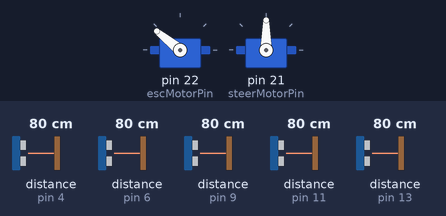
This sketch was run on a simulated Arduino Mega 2560, built with avr-gcc and run on an emulated ATmega2560. Shown: 2 × servo. Wiring (inferred from the names in the program): 5 × ultrasonic range finder: trigger pin 3, echo pin 4 / trigger pin 5, echo pin 6 / trigger pin 8, echo pin 9 / trigger pin 10, echo pin 11 / trigger pin 12, echo pin 13. The inputs (shaded band) are chosen by the test bench; at power-on: distance to the obstacle (sensors on pin 4, pin 6, pin 9, pin 11, pin 13) 80 cm. The echo pulse lasts 58.3 µs per cm.

Above: at 0.1 s.
Timing chart, 0 to 1.6 s (numbered marks = the images above):
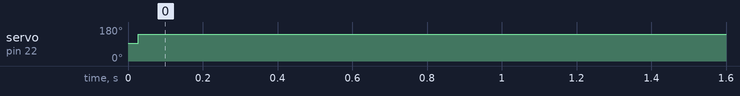

Measured:
- by itself, servo on pin 22 (escMotorPin): 93° → 141° at 0.03 s

The sketch:

MAX_0.6.ino
```cpp
//Marley Hayward
//30/10/23
//MAX Guide Dog V 0.1
//A program to automate the dog movement and object avoidance

//Include statements.
#include <Servo.h>
//Defining the pins and explanation.

/*
Power: 5v from Mbed to breadboard.
Ground: Ground from Mbed to other side of breadboard.

Esc Motor (Drive Motor):
GPIO Pin = 22.

Servo Motor (Steer Motor):
GPIO Pin = 21;

Accelerometer:

I2C Display:

Ultrasonic Sensor One (FL) (Front-Left Sensor):
5v = breadboard.
Ground = breadboard.
Trig = GPIO Pin 3
Echo = GPIO Pin 4

Ultrasonic Sensor Two (FM) (Front-Middle Sensor):
5v = breadboard.
Ground = breadboard.
Trig = GPIO Pin 5
Echo = GPIO Pin 6

Ultrasonic Sensor Three (FR) (Front-Right Sensor):
5v = breadboard.
Ground = breadboard.
Trig = GPIO Pin 8
Echo = GPIO Pin 9


Ultrasonic Sensor Five (RL) (Rear-Left Sensor):
5v = breadboard.
Ground = breadboard.
Trig = GPIO Pin 10
Echo = GPIO Pin 11

Ultrasonic Sensor Four (RR) (Rear-Right Sensor):
5v = breadboard.
Ground = breadboard.
Trig = GPIO Pin 12
Echo = GPIO Pin 13

Other variables used to track
pitpin (potentiometer pin) = 28;
val (steering angle...i think);
*/

/*Pin/Device Declaration.*/
Servo esc;
Servo steer;

/*Variables Declaration*/
int duration;
long distance;
int direction;

// global variables (constants) to represent esc rotation
int currentSpeed;
const int FORWARD = 2000;
const int REVERSE = 1000;
const int STOPPED = 1500;

// Global variables (constants) to represent steering angles.
int currentAngle;
const int RIGHT = 180;
const int LEFT = 0;
const int CENTER = 90;

//Motors
int escMotorPin = 22;
int steerMotorPin = 21;

//Sensors
int sensorFLTrig = 3;
int sensorFLEcho = 4;
int sensorFMTrig = 5;
int sensorFMEcho = 6;
int sensorFRTrig = 8;
int sensorFREcho = 9;
int sensorRLTrig = 10;
int sensorRLEcho = 11;
int sensorRRTrig = 12;
int sensorRREcho = 13;

//Sensor Values
long frontLeftDistance;
long frontMiddleDistance;
long frontRightDistance;
long rearRightDistance;
long rearLeftDistance;

/*Movement Methods*/

void carStartup() { //Method to straigten the cars wheels on boot.
  steer.write(CENTER);
  esc.writeMicroseconds(STOPPED);
  Serial.println("Welcome to MAX! ~ The Robot Guide Dog developed by CSEE Team 18.");
  Serial.println("");
  Serial.println("Vehicle Information:");
  Serial.println("Current Speed: " + currentSpeed);
  Serial.println("Current Angle: " + currentAngle);

}

void carTest() {    //A test mode to check the car is functioning.
  Serial.println("TESTING MODE!");
  moveForward();
  delay(5000);
  moveBackwards();
  delay(5000);
  stopCar();

  moveRight();
  delay(5000);
  moveLeft();
  delay(5000);
}

void moveForward() {
  Serial.println("Moving Forward");
  steer.write(CENTER);
  esc.write(FORWARD);
}

void moveBackwards() {
  Serial.println("Moving Backwards");
  steer.write(CENTER);
  esc.write(REVERSE);
}

void stopCar() {
  Serial.println("Stopping");
  steer.write(CENTER);
  esc.writeMicroseconds(STOPPED);
}

void moveRight() {
  Serial.println("Moving Right");
  steer.write(RIGHT);
  esc.writeMicroseconds(FORWARD);
}

void moveLeft() {
  Serial.println("Moving Left");
  steer.write(LEFT);
  esc.writeMicroseconds(FORWARD);
}

/*Other methods used for interaction*/
void soundEmergency() {   //Use buzzer to make emergency sound.

}

void soundReversing() {   //Use buzzer to make sound while vehicle is reversing.

}

void setup() {

  /*Motors*/
  esc.attach(escMotorPin);
  steer.attach(steerMotorPin);

  /*Sensors*/
  pinMode(sensorFLTrig, OUTPUT);
  pinMode(sensorFLEcho, INPUT);

  pinMode(sensorFMTrig, OUTPUT);
  pinMode(sensorFMEcho, INPUT);

  pinMode(sensorFRTrig, OUTPUT);
  pinMode(sensorFREcho, INPUT);

  pinMode(sensorRLTrig, OUTPUT);
  pinMode(sensorRLEcho, INPUT);

  pinMode(sensorRRTrig, OUTPUT);
  pinMode(sensorRREcho, INPUT);

  carStartup();

}

void loop() {

  /*Now adding our code to take sensor input and make the car turn based on its surroundings.*/
  /*READING FROM FRONT-LEFT SENSOR*/
  digitalWrite(sensorFLTrig, LOW);
  delayMicroseconds(2);

  digitalWrite(sensorFLTrig, HIGH);
  delayMicroseconds(10);
  digitalWrite(sensorFLTrig, LOW);

  duration = pulseIn(sensorFLEcho, HIGH);

  frontLeftDistance = duration * 0.034 / 2;

  //Serial.print("Distance FL: ");
  //Serial.println(frontLeftDistance);


  /*READING FROM FRONT-MIDDLE SENSOR*/
  digitalWrite(sensorFMTrig, LOW);
  delayMicroseconds(2);

  digitalWrite(sensorFMTrig, HIGH);
  delayMicroseconds(10);
  digitalWrite(sensorFMTrig, LOW);

  duration = pulseIn(sensorFMEcho, HIGH);

  frontMiddleDistance = duration * 0.034 / 2;


  //Serial.print("Distance FM: ");
  //Serial.println(frontMiddleDistance);

  /*READING FROM FRONT-RIGHT SENSOR */
  digitalWrite(sensorFRTrig, LOW);
  delayMicroseconds(2);

  digitalWrite(sensorFRTrig, HIGH);
  delayMicroseconds(10);
  digitalWrite(sensorFRTrig, LOW);

  duration = pulseIn(sensorFREcho, HIGH);

  frontRightDistance = duration * 0.034 / 2;

  //Serial.print("Distance FR: ");
  //Serial.println(frontRightDistance);

  /*READING FROM REAR-LEFTT SENSOR */
  digitalWrite(sensorRLTrig, LOW);
  delayMicroseconds(2);

  digitalWrite(sensorRLTrig, HIGH);
  delayMicroseconds(10);
  digitalWrite(sensorRLTrig, LOW);

  duration = pulseIn(sensorRLEcho, HIGH);

  rearLeftDistance = duration * 0.034 / 2;

  //Serial.print("Distance RL: ");
  //Serial.println(rearLeftDistance);

  /*READING FROM REAR-RIGHT SENSOR */
  digitalWrite(sensorRRTrig, LOW);
  delayMicroseconds(2);

  digitalWrite(sensorRRTrig, HIGH);
  delayMicroseconds(10);
  digitalWrite(sensorRRTrig, LOW);

  duration = pulseIn(sensorRREcho, HIGH);

  rearRightDistance = duration * 0.034 / 2;

  //Serial.print("Distance RR: ");
  //Serial.println(rearRightDistance);

  /*NAVIGATION LOGIC*/

  moveForward();
  delay(1000);


   if(frontMiddleDistance < 20 && frontRightDistance < 20 && frontLeftDistance < 20)
  {
    stopCar();
    delay(1000);
    moveBackwards();
    delay(1000);
  }

  if(frontMiddleDistance < 20 && frontLeftDistance < 20) {
    moveRight();
    delay(1000);
  }

  if(frontMiddleDistance < 20 && frontRightDistance < 20) {
    moveLeft();
    delay(1000);
  }


}
```
